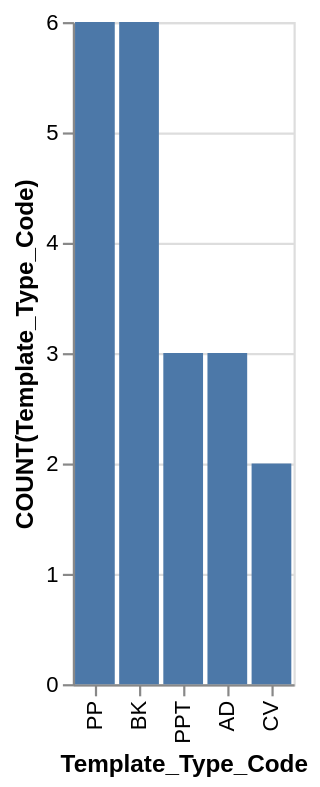

Describe this chart as a Vega-Lite specification.
### Vega-Lite specification from a JSON file in a GitHub repository (floating-point values rounded to 4 significant figures)
{"data": {"values": [{"x_data": "PP", "y_data": 6}, {"x_data": "BK", "y_data": 6}, {"x_data": "PPT", "y_data": 3}, {"x_data": "AD", "y_data": 3}, {"x_data": "CV", "y_data": 2}]}, "mark": "bar", "encoding": {"x": {"field": "x_data", "type": "nominal", "title": "Template_Type_Code", "sort": {"op": "sum", "field": "y_data", "order": "descending"}}, "y": {"field": "y_data", "type": "quantitative", "title": "COUNT(Template_Type_Code)"}}}
